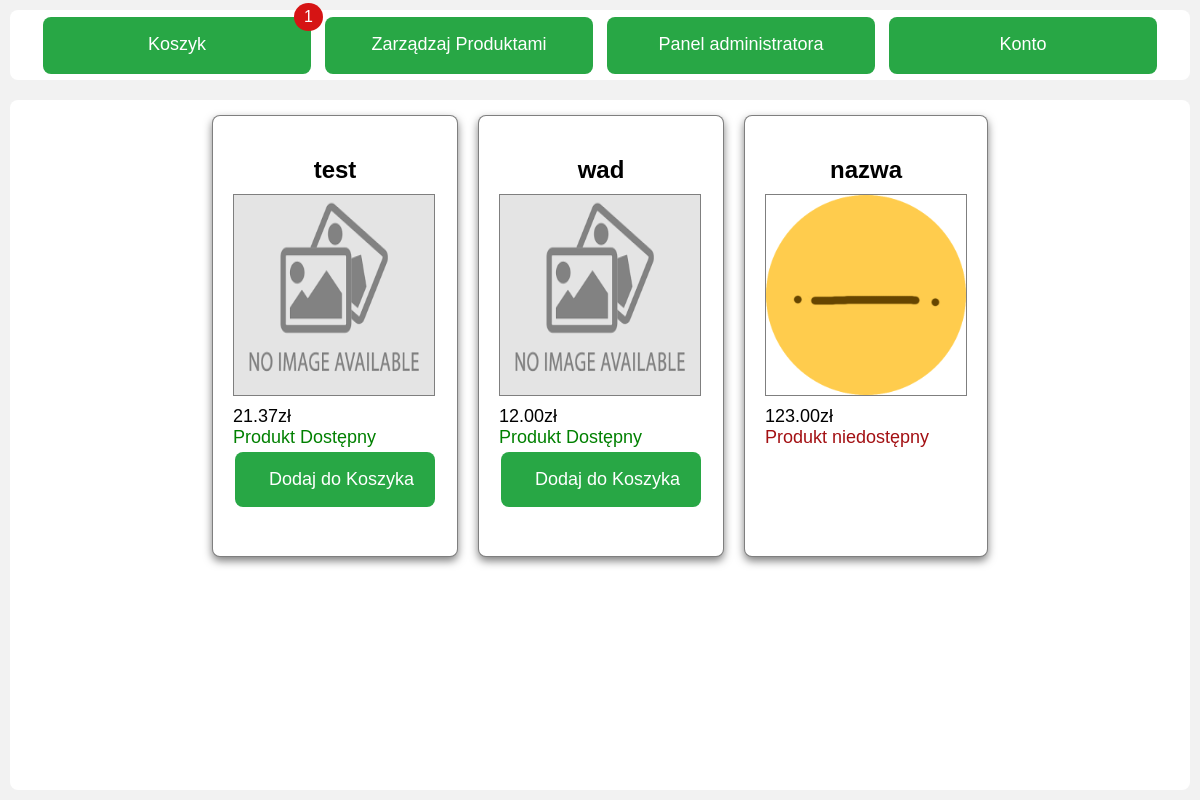
The app's page /index.php (signed in) with its own data.
### tables this page shows
CREATE TABLE `produkty` (
  `id` int(11) NOT NULL,
  `nazwa` varchar(50) NOT NULL,
  `cena` decimal(10,2) NOT NULL,
  `ilosc` int(11) NOT NULL,
  `opis` text NOT NULL,
  `FilePath` text NOT NULL
);

### index.php (the view, shortened to what this page needs)
<!DOCTYPE html>
<html lang="en">
<head>
    <link rel="stylesheet" href="style.css">
</head>
<body>
    <?php include 'menu.php' ?>
    <div id="lowerPart">
        <div id="productsContainer">
            <?php
            $conn = mysqli_connect('localhost', 'root', '', 'sklep');
            $sql = "SELECT * FROM produkty";
            $result = mysqli_query($conn, $sql);
            if (mysqli_num_rows($result) > 0) {
                while ($row = mysqli_fetch_assoc($result)) {
                    $url = "./product.php?id=$row[id]";
                    echo "<div class='product' onclick=redirectUser('$url')>";
                    echo "<h2 class='product-title'>$row[nazwa]</h2>";
                    echo "<div class='zdjCont'>";
                    echo "<img class='prodZdj' src='./$row[FilePath]'/>";
                    echo "</div>";
                    echo "<p class='product-price'>$row[cena]zł</p>";
                    if ($row['ilosc'] > 10) echo "<p class='product-quantity' style='Color:green'>Produkt Dostępny</p>";
                    else if ($row['ilosc'] > 0) echo "<p class='product-quantity' style='Color:#BEA309'>Ograniczona ilość($row[ilosc])</p>";
                    else echo "<p class='product-quantity' style='Color:#A31013'>Produkt niedostępny</p>";
                    if ($row['ilosc'] > 0) {
                        echo "<form action='index.php' method='post'>";
                        echo "<input type='submit' value='Dodaj do Koszyka' class='przyciski'>";
                        echo "</form>";
                    }
                    echo "</div>";
                }
            }
            ?>
        </div>
    </div>
</body>
</html>

### style.css (style rules this page uses)
body { display: grid; grid-template-columns: 100%; grid-template-rows: calc(10vh - 10px) calc(90vh - 10px); grid-template-areas: "menu" "main"; background-color: #f2f2f2; margin: 0; padding: 10px; font-family: Arial, sans-serif; }
#lowerPart { grid-area: main; display: flex; flex-direction: column; flex-grow: 1; }
#productsContainer { height: auto; padding-top: 15px; flex-grow: 1; display: flex; justify-content: center; gap: 20px; margin-top: 20px; flex-direction: row; flex-wrap: wrap; align-items: flex-start; background-color: white; border-radius: 8px; }
.product { background-color: white; border-radius: 8px; padding: 20px; margin-bottom: 20px; box-shadow: 0 4px 8px rgba(0, 0, 0, 0.5); border: rgba(0, 0, 0, 0.5) solid 1px; height: 400px; cursor: pointer; }
.product-title { font-size: 24px; margin-bottom: 10px; text-align: center; }
.prodZdj { width: 100%; max-width: 200px; height: 200px; aspect-ratio: 1/1; display: block; margin-bottom: 10px; border: rgba(0, 0, 0, 0.5) solid 1px; }
.product-price, .product-quantity { font-size: 18px; margin: 0; }
.przyciski { background-color: #28a745; border: none; color: white; padding: 8px 5px; text-align: center; text-decoration: none; display: inline-block; font-size: 16px; transition-duration: 0.4s; cursor: pointer; border-radius: 8px; border: 2px solid transparent; width: 150px; height: 19; font-family: Arial, sans-serif; }
.przyciski::after { content: ''; display: block; width: 0; height: 2px; background: #28a745; transition: width 0.3s; }

### dropdown.css (style rules this page uses)
.przyciski { background-color: #28a745; border: none; color: white; padding: 15px 32px; text-align: center; text-decoration: none; display: inline-block; font-size: 16px; margin: 4px 2px; transition-duration: 0.4s; cursor: pointer; border-radius: 8px; border: 2px solid transparent; width: 200px; font-size: 18px; font-family: Arial, sans-serif; }
.przyciski::after { content: ''; display: block; width: 0; height: 2px; background: #28a745; transition: width 0.3s; }

### records on screen
produkty: nazwa "test", FilePath (placeholder picture), cena "21.37", ilosc "Produkt Dostępny"
produkty: nazwa "wad", FilePath (placeholder picture), cena "12.00", ilosc "Produkt Dostępny"
produkty: nazwa "nazwa", FilePath (picture), cena "123.00", ilosc "Produkt niedostępny"

### other values on screen
$row[ilosc] "1"
